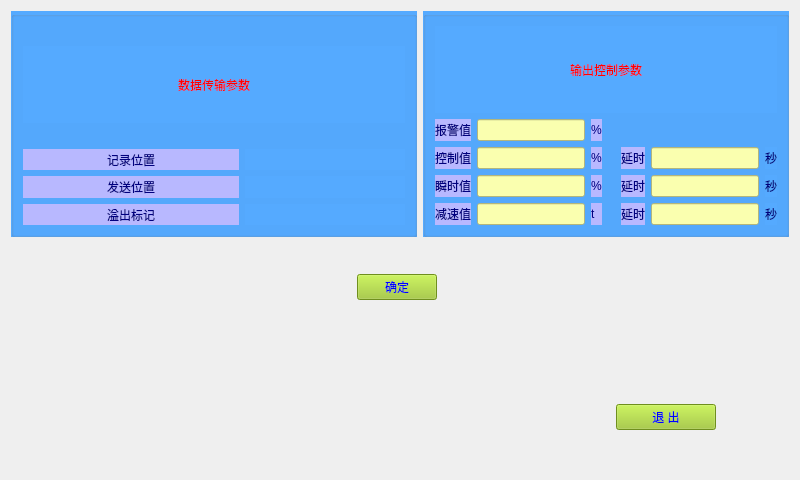
<?xml version="1.0" encoding="UTF-8"?>
<ui version="4.0">
 <class>adjustparameter</class>
 <widget class="QWidget" name="adjustparameter">
  <property name="geometry">
   <rect>
    <x>0</x>
    <y>0</y>
    <width>800</width>
    <height>480</height>
   </rect>
  </property>
  <property name="windowTitle">
   <string>Form</string>
  </property>
  <layout class="QGridLayout" name="gridLayout_4">
   <item row="0" column="0">
    <layout class="QHBoxLayout" name="horizontalLayout">
     <item>
      <widget class="QGroupBox" name="groupBox">
       <property name="sizePolicy">
        <sizepolicy hsizetype="MinimumExpanding" vsizetype="Preferred">
         <horstretch>0</horstretch>
         <verstretch>0</verstretch>
        </sizepolicy>
       </property>
       <property name="styleSheet">
        <string notr="true">background-color: rgb(85, 170, 255);
border-color: rgb(85, 170, 255);</string>
       </property>
       <layout class="QVBoxLayout" name="verticalLayout">
        <item>
         <spacer name="horizontalSpacer_4">
          <property name="orientation">
           <enum>Qt::Horizontal</enum>
          </property>
          <property name="sizeType">
           <enum>QSizePolicy::MinimumExpanding</enum>
          </property>
          <property name="sizeHint" stdset="0">
           <size>
            <width>40</width>
            <height>20</height>
           </size>
          </property>
         </spacer>
        </item>
        <item>
         <widget class="QLabel" name="label_7">
          <property name="sizePolicy">
           <sizepolicy hsizetype="Preferred" vsizetype="Preferred">
            <horstretch>0</horstretch>
            <verstretch>0</verstretch>
           </sizepolicy>
          </property>
          <property name="styleSheet">
           <string notr="true">font: 28pt &quot;黑体&quot;;
border-color: rgb(85, 170, 255);
color: rgb(255, 0, 0);</string>
          </property>
          <property name="text">
           <string>数据传输参数</string>
          </property>
          <property name="alignment">
           <set>Qt::AlignCenter</set>
          </property>
         </widget>
        </item>
        <item>
         <spacer name="horizontalSpacer_2">
          <property name="orientation">
           <enum>Qt::Horizontal</enum>
          </property>
          <property name="sizeType">
           <enum>QSizePolicy::MinimumExpanding</enum>
          </property>
          <property name="sizeHint" stdset="0">
           <size>
            <width>40</width>
            <height>20</height>
           </size>
          </property>
         </spacer>
        </item>
        <item>
         <layout class="QGridLayout" name="gridLayout_2">
          <item row="0" column="0">
           <widget class="QLabel" name="label_2">
            <property name="sizePolicy">
             <sizepolicy hsizetype="Preferred" vsizetype="Preferred">
              <horstretch>0</horstretch>
              <verstretch>0</verstretch>
             </sizepolicy>
            </property>
            <property name="styleSheet">
             <string notr="true">font: 20pt &quot;黑体&quot;;
border-color: rgb(85, 170, 255);
color: rgb(0, 0, 127);
background-color: rgb(184, 184, 255);</string>
            </property>
            <property name="text">
             <string>记录位置</string>
            </property>
            <property name="alignment">
             <set>Qt::AlignCenter</set>
            </property>
           </widget>
          </item>
          <item row="1" column="0">
           <widget class="QLabel" name="label">
            <property name="sizePolicy">
             <sizepolicy hsizetype="Preferred" vsizetype="Preferred">
              <horstretch>0</horstretch>
              <verstretch>0</verstretch>
             </sizepolicy>
            </property>
            <property name="styleSheet">
             <string notr="true">font: 20pt &quot;黑体&quot;;
border-color: rgb(85, 170, 255);
color: rgb(0, 0, 127);
background-color: rgb(184, 184, 255);</string>
            </property>
            <property name="text">
             <string>发送位置</string>
            </property>
            <property name="alignment">
             <set>Qt::AlignCenter</set>
            </property>
           </widget>
          </item>
          <item row="2" column="0">
           <widget class="QLabel" name="label_3">
            <property name="sizePolicy">
             <sizepolicy hsizetype="Preferred" vsizetype="Preferred">
              <horstretch>0</horstretch>
              <verstretch>0</verstretch>
             </sizepolicy>
            </property>
            <property name="styleSheet">
             <string notr="true">font: 20pt &quot;黑体&quot;;
border-color: rgb(85, 170, 255);
color: rgb(0, 0, 127);
background-color: rgb(184, 184, 255);</string>
            </property>
            <property name="text">
             <string>溢出标记</string>
            </property>
            <property name="alignment">
             <set>Qt::AlignCenter</set>
            </property>
           </widget>
          </item>
          <item row="0" column="1">
           <widget class="QLabel" name="RecordPosLab">
            <property name="sizePolicy">
             <sizepolicy hsizetype="Preferred" vsizetype="Preferred">
              <horstretch>0</horstretch>
              <verstretch>0</verstretch>
             </sizepolicy>
            </property>
            <property name="maximumSize">
             <size>
              <width>160</width>
              <height>16777215</height>
             </size>
            </property>
            <property name="styleSheet">
             <string notr="true">color: rgb(0, 0, 125);
font: 20pt &quot;黑体&quot;;</string>
            </property>
            <property name="text">
             <string/>
            </property>
            <property name="alignment">
             <set>Qt::AlignCenter</set>
            </property>
           </widget>
          </item>
          <item row="1" column="1">
           <widget class="QLabel" name="SendPosLab">
            <property name="sizePolicy">
             <sizepolicy hsizetype="Preferred" vsizetype="Preferred">
              <horstretch>0</horstretch>
              <verstretch>0</verstretch>
             </sizepolicy>
            </property>
            <property name="maximumSize">
             <size>
              <width>160</width>
              <height>16777215</height>
             </size>
            </property>
            <property name="styleSheet">
             <string notr="true">color: rgb(0, 0, 125);
font: 20pt &quot;黑体&quot;;</string>
            </property>
            <property name="text">
             <string/>
            </property>
            <property name="alignment">
             <set>Qt::AlignCenter</set>
            </property>
           </widget>
          </item>
          <item row="2" column="1">
           <widget class="QLabel" name="OverflowFlagLab">
            <property name="sizePolicy">
             <sizepolicy hsizetype="Preferred" vsizetype="Preferred">
              <horstretch>0</horstretch>
              <verstretch>0</verstretch>
             </sizepolicy>
            </property>
            <property name="maximumSize">
             <size>
              <width>160</width>
              <height>16777215</height>
             </size>
            </property>
            <property name="styleSheet">
             <string notr="true">color: rgb(0, 0, 125);
font: 20pt &quot;黑体&quot;;</string>
            </property>
            <property name="text">
             <string/>
            </property>
            <property name="alignment">
             <set>Qt::AlignCenter</set>
            </property>
           </widget>
          </item>
         </layout>
        </item>
       </layout>
      </widget>
     </item>
     <item>
      <widget class="QGroupBox" name="groupBox_2">
       <property name="sizePolicy">
        <sizepolicy hsizetype="Maximum" vsizetype="Preferred">
         <horstretch>0</horstretch>
         <verstretch>0</verstretch>
        </sizepolicy>
       </property>
       <property name="styleSheet">
        <string notr="true">background-color: rgb(85, 170, 255);
border-color: rgb(85, 170, 255);</string>
       </property>
       <layout class="QVBoxLayout" name="verticalLayout_2">
        <item>
         <widget class="QLabel" name="label_8">
          <property name="styleSheet">
           <string notr="true">font: 28pt &quot;黑体&quot;;
border-color: rgb(85, 170, 255);
color: rgb(255, 0, 0);</string>
          </property>
          <property name="text">
           <string>输出控制参数</string>
          </property>
          <property name="alignment">
           <set>Qt::AlignCenter</set>
          </property>
         </widget>
        </item>
        <item>
         <layout class="QGridLayout" name="gridLayout">
          <item row="0" column="0">
           <widget class="QLabel" name="label_4">
            <property name="sizePolicy">
             <sizepolicy hsizetype="MinimumExpanding" vsizetype="Minimum">
              <horstretch>0</horstretch>
              <verstretch>0</verstretch>
             </sizepolicy>
            </property>
            <property name="styleSheet">
             <string notr="true">font: 20pt &quot;黑体&quot;;
border-color: rgb(85, 170, 255);
color: rgb(0, 0, 127);
background-color: rgb(184, 184, 255);</string>
            </property>
            <property name="text">
             <string>报警值</string>
            </property>
            <property name="alignment">
             <set>Qt::AlignCenter</set>
            </property>
           </widget>
          </item>
          <item row="0" column="1">
           <widget class="QLineEdit" name="AlarmValue">
            <property name="sizePolicy">
             <sizepolicy hsizetype="Preferred" vsizetype="Fixed">
              <horstretch>0</horstretch>
              <verstretch>0</verstretch>
             </sizepolicy>
            </property>
            <property name="maximumSize">
             <size>
              <width>140</width>
              <height>16777215</height>
             </size>
            </property>
            <property name="styleSheet">
             <string notr="true">color: rgb(0, 0, 125);
background-color: rgb(250, 255, 175);
font: 22pt &quot;黑体&quot;;</string>
            </property>
            <property name="text">
             <string/>
            </property>
           </widget>
          </item>
          <item row="0" column="2">
           <widget class="QLabel" name="label_9">
            <property name="styleSheet">
             <string notr="true">font: 20pt &quot;黑体&quot;;
border-color: rgb(85, 170, 255);
color: rgb(0, 0, 127);
background-color: rgb(184, 184, 255);</string>
            </property>
            <property name="text">
             <string>%</string>
            </property>
           </widget>
          </item>
          <item row="0" column="3">
           <spacer name="horizontalSpacer_5">
            <property name="orientation">
             <enum>Qt::Horizontal</enum>
            </property>
            <property name="sizeHint" stdset="0">
             <size>
              <width>13</width>
              <height>20</height>
             </size>
            </property>
           </spacer>
          </item>
          <item row="1" column="0">
           <widget class="QLabel" name="label_5">
            <property name="sizePolicy">
             <sizepolicy hsizetype="Preferred" vsizetype="Minimum">
              <horstretch>0</horstretch>
              <verstretch>0</verstretch>
             </sizepolicy>
            </property>
            <property name="styleSheet">
             <string notr="true">font: 20pt &quot;黑体&quot;;
border-color: rgb(85, 170, 255);
color: rgb(0, 0, 127);
background-color: rgb(184, 184, 255);</string>
            </property>
            <property name="text">
             <string>控制值</string>
            </property>
            <property name="alignment">
             <set>Qt::AlignCenter</set>
            </property>
           </widget>
          </item>
          <item row="1" column="1">
           <widget class="QLineEdit" name="ControlValue">
            <property name="sizePolicy">
             <sizepolicy hsizetype="Preferred" vsizetype="Fixed">
              <horstretch>0</horstretch>
              <verstretch>0</verstretch>
             </sizepolicy>
            </property>
            <property name="maximumSize">
             <size>
              <width>140</width>
              <height>16777215</height>
             </size>
            </property>
            <property name="styleSheet">
             <string notr="true">color: rgb(0, 0, 125);
background-color: rgb(250, 255, 175);
font: 22pt &quot;黑体&quot;;</string>
            </property>
            <property name="text">
             <string/>
            </property>
           </widget>
          </item>
          <item row="1" column="2">
           <widget class="QLabel" name="label_17">
            <property name="styleSheet">
             <string notr="true">font: 20pt &quot;黑体&quot;;
border-color: rgb(85, 170, 255);
color: rgb(0, 0, 127);
background-color: rgb(184, 184, 255);</string>
            </property>
            <property name="text">
             <string>%</string>
            </property>
           </widget>
          </item>
          <item row="1" column="3">
           <spacer name="horizontalSpacer_6">
            <property name="orientation">
             <enum>Qt::Horizontal</enum>
            </property>
            <property name="sizeHint" stdset="0">
             <size>
              <width>13</width>
              <height>20</height>
             </size>
            </property>
           </spacer>
          </item>
          <item row="1" column="4">
           <widget class="QLabel" name="label_11">
            <property name="sizePolicy">
             <sizepolicy hsizetype="Maximum" vsizetype="Minimum">
              <horstretch>0</horstretch>
              <verstretch>0</verstretch>
             </sizepolicy>
            </property>
            <property name="styleSheet">
             <string notr="true">font: 20pt &quot;黑体&quot;;
border-color: rgb(85, 170, 255);
color: rgb(0, 0, 127);
background-color: rgb(184, 184, 255);</string>
            </property>
            <property name="text">
             <string>延时</string>
            </property>
            <property name="alignment">
             <set>Qt::AlignCenter</set>
            </property>
           </widget>
          </item>
          <item row="1" column="5">
           <widget class="QLineEdit" name="ControlDelay">
            <property name="sizePolicy">
             <sizepolicy hsizetype="Preferred" vsizetype="Fixed">
              <horstretch>0</horstretch>
              <verstretch>0</verstretch>
             </sizepolicy>
            </property>
            <property name="maximumSize">
             <size>
              <width>140</width>
              <height>16777215</height>
             </size>
            </property>
            <property name="styleSheet">
             <string notr="true">color: rgb(0, 0, 125);
background-color: rgb(250, 255, 175);
font: 22pt &quot;黑体&quot;;</string>
            </property>
           </widget>
          </item>
          <item row="1" column="6">
           <widget class="QLabel" name="label_14">
            <property name="sizePolicy">
             <sizepolicy hsizetype="Preferred" vsizetype="Minimum">
              <horstretch>0</horstretch>
              <verstretch>0</verstretch>
             </sizepolicy>
            </property>
            <property name="styleSheet">
             <string notr="true">font: 20pt &quot;黑体&quot;;
border-color: rgb(85, 170, 255);
color: rgb(0, 0, 127);</string>
            </property>
            <property name="text">
             <string>秒</string>
            </property>
            <property name="alignment">
             <set>Qt::AlignCenter</set>
            </property>
           </widget>
          </item>
          <item row="2" column="0">
           <widget class="QLabel" name="label_6">
            <property name="sizePolicy">
             <sizepolicy hsizetype="Preferred" vsizetype="Minimum">
              <horstretch>0</horstretch>
              <verstretch>0</verstretch>
             </sizepolicy>
            </property>
            <property name="styleSheet">
             <string notr="true">font: 20pt &quot;黑体&quot;;
border-color: rgb(85, 170, 255);
color: rgb(0, 0, 127);
background-color: rgb(184, 184, 255);</string>
            </property>
            <property name="text">
             <string>瞬时值</string>
            </property>
            <property name="alignment">
             <set>Qt::AlignCenter</set>
            </property>
           </widget>
          </item>
          <item row="2" column="1">
           <widget class="QLineEdit" name="InstantValue">
            <property name="sizePolicy">
             <sizepolicy hsizetype="Preferred" vsizetype="Fixed">
              <horstretch>0</horstretch>
              <verstretch>0</verstretch>
             </sizepolicy>
            </property>
            <property name="maximumSize">
             <size>
              <width>140</width>
              <height>16777215</height>
             </size>
            </property>
            <property name="styleSheet">
             <string notr="true">color: rgb(0, 0, 125);
background-color: rgb(250, 255, 175);
font: 22pt &quot;黑体&quot;;</string>
            </property>
            <property name="text">
             <string/>
            </property>
           </widget>
          </item>
          <item row="2" column="2">
           <widget class="QLabel" name="label_18">
            <property name="styleSheet">
             <string notr="true">font: 20pt &quot;黑体&quot;;
border-color: rgb(85, 170, 255);
color: rgb(0, 0, 127);
background-color: rgb(184, 184, 255);</string>
            </property>
            <property name="text">
             <string>%</string>
            </property>
           </widget>
          </item>
          <item row="2" column="3">
           <spacer name="horizontalSpacer_7">
            <property name="orientation">
             <enum>Qt::Horizontal</enum>
            </property>
            <property name="sizeHint" stdset="0">
             <size>
              <width>13</width>
              <height>20</height>
             </size>
            </property>
           </spacer>
          </item>
          <item row="2" column="4">
           <widget class="QLabel" name="label_12">
            <property name="sizePolicy">
             <sizepolicy hsizetype="Maximum" vsizetype="Minimum">
              <horstretch>0</horstretch>
              <verstretch>0</verstretch>
             </sizepolicy>
            </property>
            <property name="styleSheet">
             <string notr="true">font: 20pt &quot;黑体&quot;;
border-color: rgb(85, 170, 255);
color: rgb(0, 0, 127);
background-color: rgb(184, 184, 255);</string>
            </property>
            <property name="text">
             <string>延时</string>
            </property>
            <property name="alignment">
             <set>Qt::AlignCenter</set>
            </property>
           </widget>
          </item>
          <item row="2" column="5">
           <widget class="QLineEdit" name="InstantDelay">
            <property name="sizePolicy">
             <sizepolicy hsizetype="Preferred" vsizetype="Fixed">
              <horstretch>0</horstretch>
              <verstretch>0</verstretch>
             </sizepolicy>
            </property>
            <property name="maximumSize">
             <size>
              <width>140</width>
              <height>16777215</height>
             </size>
            </property>
            <property name="styleSheet">
             <string notr="true">color: rgb(0, 0, 125);
background-color: rgb(250, 255, 175);
font: 22pt &quot;黑体&quot;;</string>
            </property>
           </widget>
          </item>
          <item row="2" column="6">
           <widget class="QLabel" name="label_15">
            <property name="sizePolicy">
             <sizepolicy hsizetype="Preferred" vsizetype="Minimum">
              <horstretch>0</horstretch>
              <verstretch>0</verstretch>
             </sizepolicy>
            </property>
            <property name="styleSheet">
             <string notr="true">font: 20pt &quot;黑体&quot;;
border-color: rgb(85, 170, 255);
color: rgb(0, 0, 127);</string>
            </property>
            <property name="text">
             <string>秒</string>
            </property>
            <property name="alignment">
             <set>Qt::AlignCenter</set>
            </property>
           </widget>
          </item>
          <item row="3" column="0">
           <widget class="QLabel" name="label_10">
            <property name="sizePolicy">
             <sizepolicy hsizetype="Preferred" vsizetype="Minimum">
              <horstretch>0</horstretch>
              <verstretch>0</verstretch>
             </sizepolicy>
            </property>
            <property name="styleSheet">
             <string notr="true">font: 20pt &quot;黑体&quot;;
border-color: rgb(85, 170, 255);
color: rgb(0, 0, 127);
background-color: rgb(184, 184, 255);</string>
            </property>
            <property name="text">
             <string>减速值</string>
            </property>
            <property name="alignment">
             <set>Qt::AlignCenter</set>
            </property>
           </widget>
          </item>
          <item row="3" column="1">
           <widget class="QLineEdit" name="SlowValue">
            <property name="sizePolicy">
             <sizepolicy hsizetype="Preferred" vsizetype="Fixed">
              <horstretch>0</horstretch>
              <verstretch>0</verstretch>
             </sizepolicy>
            </property>
            <property name="maximumSize">
             <size>
              <width>140</width>
              <height>16777215</height>
             </size>
            </property>
            <property name="styleSheet">
             <string notr="true">color: rgb(0, 0, 125);
background-color: rgb(250, 255, 175);
font: 22pt &quot;黑体&quot;;</string>
            </property>
            <property name="text">
             <string/>
            </property>
           </widget>
          </item>
          <item row="3" column="2">
           <widget class="QLabel" name="label_19">
            <property name="styleSheet">
             <string notr="true">font: 20pt &quot;黑体&quot;;
border-color: rgb(85, 170, 255);
color: rgb(0, 0, 127);
background-color: rgb(184, 184, 255);</string>
            </property>
            <property name="text">
             <string>t</string>
            </property>
           </widget>
          </item>
          <item row="3" column="3">
           <spacer name="horizontalSpacer_8">
            <property name="orientation">
             <enum>Qt::Horizontal</enum>
            </property>
            <property name="sizeHint" stdset="0">
             <size>
              <width>13</width>
              <height>20</height>
             </size>
            </property>
           </spacer>
          </item>
          <item row="3" column="4">
           <widget class="QLabel" name="label_13">
            <property name="sizePolicy">
             <sizepolicy hsizetype="Maximum" vsizetype="Minimum">
              <horstretch>0</horstretch>
              <verstretch>0</verstretch>
             </sizepolicy>
            </property>
            <property name="styleSheet">
             <string notr="true">font: 20pt &quot;黑体&quot;;
border-color: rgb(85, 170, 255);
color: rgb(0, 0, 127);
background-color: rgb(184, 184, 255);</string>
            </property>
            <property name="text">
             <string>延时</string>
            </property>
            <property name="alignment">
             <set>Qt::AlignCenter</set>
            </property>
           </widget>
          </item>
          <item row="3" column="5">
           <widget class="QLineEdit" name="SlowDelay">
            <property name="sizePolicy">
             <sizepolicy hsizetype="Preferred" vsizetype="Fixed">
              <horstretch>0</horstretch>
              <verstretch>0</verstretch>
             </sizepolicy>
            </property>
            <property name="maximumSize">
             <size>
              <width>140</width>
              <height>16777215</height>
             </size>
            </property>
            <property name="styleSheet">
             <string notr="true">color: rgb(0, 0, 125);
background-color: rgb(250, 255, 175);
font: 22pt &quot;黑体&quot;;</string>
            </property>
           </widget>
          </item>
          <item row="3" column="6">
           <widget class="QLabel" name="label_16">
            <property name="sizePolicy">
             <sizepolicy hsizetype="Preferred" vsizetype="Minimum">
              <horstretch>0</horstretch>
              <verstretch>0</verstretch>
             </sizepolicy>
            </property>
            <property name="styleSheet">
             <string notr="true">font: 20pt &quot;黑体&quot;;
border-color: rgb(85, 170, 255);
color: rgb(0, 0, 127);</string>
            </property>
            <property name="text">
             <string>秒</string>
            </property>
            <property name="alignment">
             <set>Qt::AlignCenter</set>
            </property>
           </widget>
          </item>
         </layout>
        </item>
       </layout>
      </widget>
     </item>
    </layout>
   </item>
   <item row="1" column="0">
    <layout class="QGridLayout" name="gridLayout_3">
     <item row="2" column="1">
      <spacer name="verticalSpacer_2">
       <property name="orientation">
        <enum>Qt::Vertical</enum>
       </property>
       <property name="sizeType">
        <enum>QSizePolicy::Maximum</enum>
       </property>
       <property name="sizeHint" stdset="0">
        <size>
         <width>20</width>
         <height>40</height>
        </size>
       </property>
      </spacer>
     </item>
     <item row="3" column="0">
      <spacer name="horizontalSpacer">
       <property name="orientation">
        <enum>Qt::Horizontal</enum>
       </property>
       <property name="sizeType">
        <enum>QSizePolicy::Expanding</enum>
       </property>
       <property name="sizeHint" stdset="0">
        <size>
         <width>40</width>
         <height>20</height>
        </size>
       </property>
      </spacer>
     </item>
     <item row="3" column="4">
      <spacer name="horizontalSpacer_3">
       <property name="orientation">
        <enum>Qt::Horizontal</enum>
       </property>
       <property name="sizeType">
        <enum>QSizePolicy::Expanding</enum>
       </property>
       <property name="sizeHint" stdset="0">
        <size>
         <width>40</width>
         <height>20</height>
        </size>
       </property>
      </spacer>
     </item>
     <item row="4" column="1">
      <spacer name="verticalSpacer">
       <property name="orientation">
        <enum>Qt::Vertical</enum>
       </property>
       <property name="sizeType">
        <enum>QSizePolicy::Maximum</enum>
       </property>
       <property name="sizeHint" stdset="0">
        <size>
         <width>20</width>
         <height>40</height>
        </size>
       </property>
      </spacer>
     </item>
     <item row="4" column="4">
      <widget class="QPushButton" name="BackToWorkBtn">
       <property name="sizePolicy">
        <sizepolicy hsizetype="Expanding" vsizetype="Fixed">
         <horstretch>0</horstretch>
         <verstretch>0</verstretch>
        </sizepolicy>
       </property>
       <property name="maximumSize">
        <size>
         <width>100</width>
         <height>16777215</height>
        </size>
       </property>
       <property name="styleSheet">
        <string notr="true">background-color: rgb(155, 200, 40);
color: rgb(0, 0, 255);
font: 28pt &quot;黑体&quot;;</string>
       </property>
       <property name="text">
        <string> 退 出 </string>
       </property>
      </widget>
     </item>
     <item row="1" column="2">
      <widget class="QPushButton" name="SureBtn">
       <property name="sizePolicy">
        <sizepolicy hsizetype="Fixed" vsizetype="Fixed">
         <horstretch>0</horstretch>
         <verstretch>0</verstretch>
        </sizepolicy>
       </property>
       <property name="styleSheet">
        <string notr="true">background-color: rgb(155, 200, 40);
color: rgb(0, 0, 255);
font: 28pt &quot;黑体&quot;;</string>
       </property>
       <property name="text">
        <string>确定</string>
       </property>
      </widget>
     </item>
     <item row="1" column="1">
      <spacer name="horizontalSpacer_9">
       <property name="orientation">
        <enum>Qt::Horizontal</enum>
       </property>
       <property name="sizeHint" stdset="0">
        <size>
         <width>40</width>
         <height>20</height>
        </size>
       </property>
      </spacer>
     </item>
     <item row="4" column="3">
      <spacer name="horizontalSpacer_10">
       <property name="orientation">
        <enum>Qt::Horizontal</enum>
       </property>
       <property name="sizeHint" stdset="0">
        <size>
         <width>40</width>
         <height>20</height>
        </size>
       </property>
      </spacer>
     </item>
    </layout>
   </item>
  </layout>
 </widget>
 <resources/>
 <connections/>
</ui>
